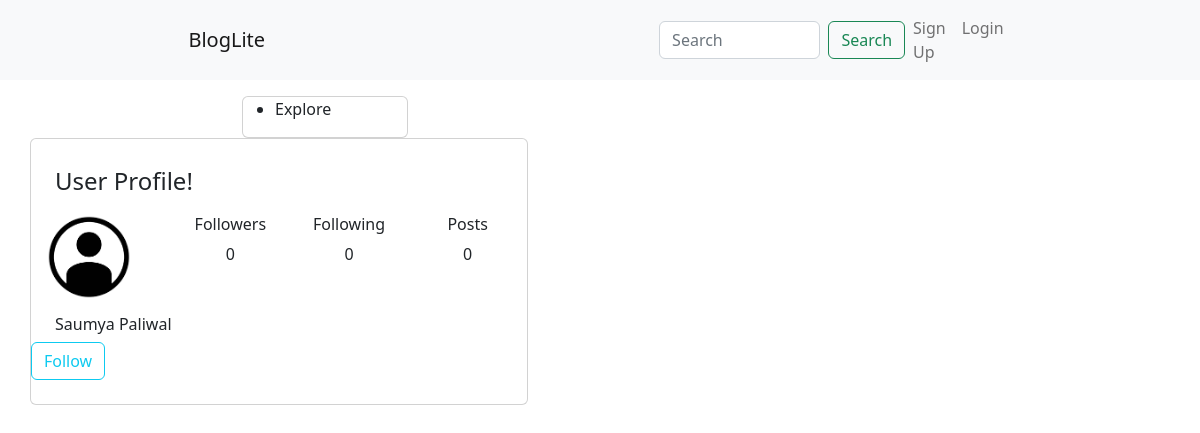
/user/2, run on the app's committed database.
### application/models.py (models this page shows, shortened)
class User(db.Model, UserMixin):
    __tablename__ = 'user'
    user_id = db.Column(db.Integer, primary_key = True, autoincrement = True, unique = True, index = True)
    user_name = db.Column(db.String, unique = True)
    first_name = db.Column(db.String)
    last_name = db.Column(db.String)
    email = db.Column(db.String)
    profile_pic = db.Column(db.String, default = "default.jpg")
    password = db.Column(db.String)
    followers = db.Column(db.Integer, default = 0)
    following = db.Column(db.Integer, default = 0)
    posts = db.Column(db.Integer, default = 0)
    blogs = db.relationship('Blog', backref='user', lazy = True)

### application/controller/userController.py (the view)
@app.route("/user/<int:user_id>")
def user(user_id):
    user = User.query.get_or_404(user_id)
    profile_pic = url_for('static', filename='images/' + user.profile_pic)
    form = profileForm()
    form_u = followForm()
    print(form_u)
    if current_user and (user == current_user):
        form.user_name.data  = current_user.user_name
        form.first_name.data  = current_user.first_name
        form.last_name.data  = current_user.last_name
        form.email.data = current_user.email
        return render_template('profile.html',  title = 'Profile', form = form, profile_pic = profile_pic)
    title = user.first_name.capitalize()+" "+user.last_name.capitalize()
    return render_template('user.html', title = title, user = user, form = form_u)

### application/validation.py (shortened to what this page needs)
class profileForm(FlaskForm):
    user_name = StringField('user_name', validators=[DataRequired()])
    first_name = StringField('first_name', validators=[DataRequired()])
    last_name = StringField('last_name', validators=[DataRequired()])
    email = StringField('email', validators=[DataRequired(), Email()])
    profile_pic = FileField('update profile picture', validators=[FileAllowed(['jpg', 'png'])])
    submit = SubmitField('Update')

class followForm(FlaskForm):
    submit = SubmitField('Follow')

### application/controller/userController.py (called while the page is built)
@app.context_processor
def layout():
    form = searchForm()
    return dict(form = form)

### templates/user.html
{% extends 'layout.html' %}
{% block content %}
<div class = "card signUP mr-4">
        <legend class="mt-4 mx-4">User Profile!</legend>
        <div class="d-flex flex-row mb-2">
            <img class="ms-2 me-4" src="{{ url_for('static', filename = 'images/' + user.profile_pic) }}" style="width: 100px; height: 100px; border-radius: 100%;">
            <div class="p-2 col ms-2">
                <h6 class="text-center">Followers</h6>
                <p class="text-center">{{ user.followers}}</p>
            </div>
            <div class="p-2 col text-center">
                <h6 class="text-center">Following</h6>
                <p class="text-center">{{ user.following }}</p>
            </div>
            <div class="p-2 col">
                <h6 class="text-center">Posts</h6>
                <p class="text-center">{{ user.posts }}</p>
            </div>
        </div>
        <h6 class="ms-4">{{ user.first_name.capitalize()}}&nbsp;{{ user.last_name.capitalize() }}</h6>
        <form>
            <div class="form-group mb-4">
                {{ form.submit(class="btn btn-outline-info") }}
            </div>
        </form>
</div>
{% endblock content %}

### static/css/styles.css (style rules this page uses)
* { border-radius: 0px; }
.signUP { margin-right: 250px; }

### data on the page
User: profile_pic (placeholder picture), followers "0", following "0", posts "0", first_name "Saumya", last_name "Paliwal"
